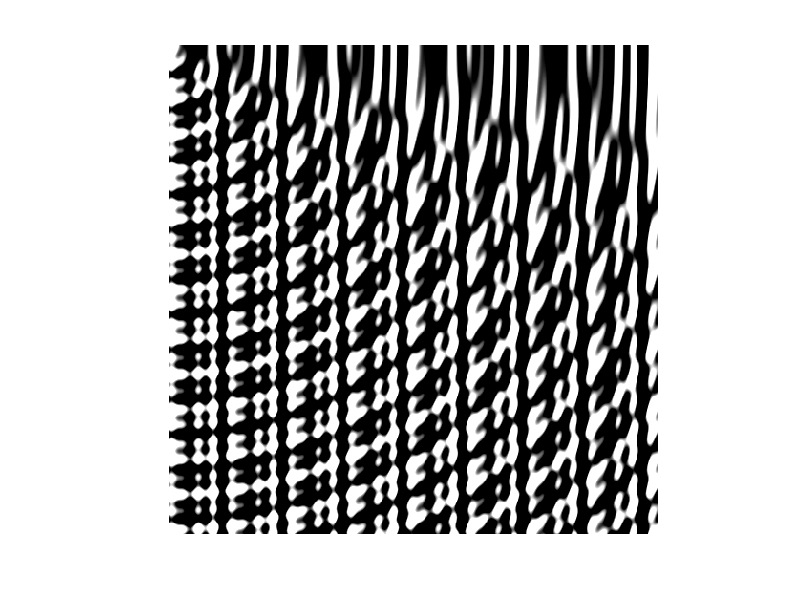
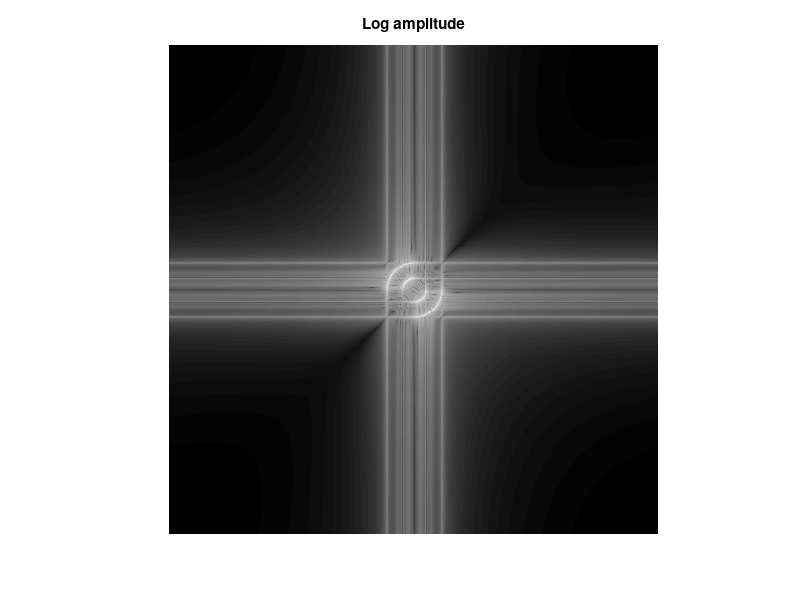
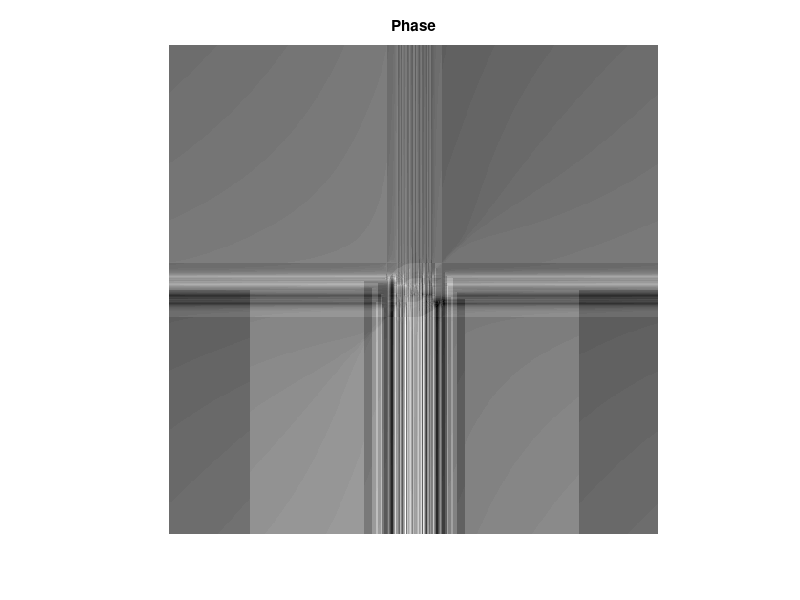

Source code (MATLAB) for these figures, in order: (Note: this script raises an error after producing the figures.)
%% a
rows = 512;
[x,y] = meshgrid(1:rows, 1:rows);
img = sin(0.2 * x) + sin(0.3 * x) + cos(0.4 * x) + sin(sqrt(x .* x + y .* y) * 0.15) + sin(sqrt(x .* x + y .* y) * 0.35);
imshow(img);

%% a step 3
fftImg = fftshift(fft2(img));
% Show the magnitude and phase of DFT for this image
phase = angle(fftImg);
amplitude = abs(fftImg);

figure;
imshow(log(amplitude),[]);
title("Log amplitude");

figure;
imshow(unwrap(phase), []);
title("Phase");

%% a step 4
% Multiply the magnitude of DFT with 2
mul = ifftshift(mag) * 2;
% Calculate the inverse Discrete Fourier Transform
ifftImg = ifft2(mul);
figure
imshow(ifftImg);

%% b
img = im2double(imread('./images/Cross.jpg'));

dft = fft2(img);
fftImg = fftshift(dft);

figure
imshow((fftshift(fftImg)));